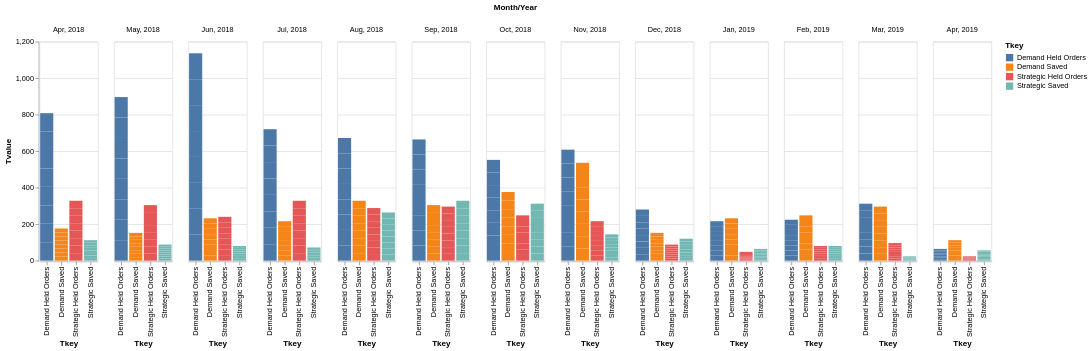

Express this chart as Vega-Lite.
### Vega-Lite specification from a JSON file in a GitHub repository (floating-point values rounded to 4 significant figures)
{"$schema": "https://vega.github.io/schema/vega-lite/v3.json", "data": {"values": [{"OrderByVar": "2018-04-01T04:00:00.000Z", "Month/Year": "Apr, 2018", "Demand Held Orders": 101, "Demand Saved": 22, "Strategic Held Orders": 41, "Strategic Saved": 14}, {"OrderByVar": "2018-05-01T04:00:00.000Z", "Month/Year": "May, 2018", "Demand Held Orders": 112, "Demand Saved": 19, "Strategic Held Orders": 38, "Strategic Saved": 11}, {"OrderByVar": "2018-06-01T04:00:00.000Z", "Month/Year": "Jun, 2018", "Demand Held Orders": 142, "Demand Saved": 29, "Strategic Held Orders": 30, "Strategic Saved": 10}, {"OrderByVar": "2018-07-01T04:00:00.000Z", "Month/Year": "Jul, 2018", "Demand Held Orders": 90, "Demand Saved": 27, "Strategic Held Orders": 41, "Strategic Saved": 9}, {"OrderByVar": "2018-08-01T04:00:00.000Z", "Month/Year": "Aug, 2018", "Demand Held Orders": 84, "Demand Saved": 41, "Strategic Held Orders": 36, "Strategic Saved": 33}, {"OrderByVar": "2018-09-01T04:00:00.000Z", "Month/Year": "Sep, 2018", "Demand Held Orders": 83, "Demand Saved": 38, "Strategic Held Orders": 37, "Strategic Saved": 41}, {"OrderByVar": "2018-10-01T04:00:00.000Z", "Month/Year": "Oct, 2018", "Demand Held Orders": 69, "Demand Saved": 47, "Strategic Held Orders": 31, "Strategic Saved": 39}, {"OrderByVar": "2018-11-01T04:00:00.000Z", "Month/Year": "Nov, 2018", "Demand Held Orders": 76, "Demand Saved": 67, "Strategic Held Orders": 27, "Strategic Saved": 18}, {"OrderByVar": "2018-12-01T05:00:00.000Z", "Month/Year": "Dec, 2018", "Demand Held Orders": 35, "Demand Saved": 19, "Strategic Held Orders": 11, "Strategic Saved": 15}, {"OrderByVar": "2019-01-01T05:00:00.000Z", "Month/Year": "Jan, 2019", "Demand Held Orders": 27, "Demand Saved": 29, "Strategic Held Orders": 6, "Strategic Saved": 8}, {"OrderByVar": "2019-02-01T05:00:00.000Z", "Month/Year": "Feb, 2019", "Demand Held Orders": 28, "Demand Saved": 31, "Strategic Held Orders": 10, "Strategic Saved": 10}, {"OrderByVar": "2019-03-01T05:00:00.000Z", "Month/Year": "Mar, 2019", "Demand Held Orders": 39, "Demand Saved": 37, "Strategic Held Orders": 12, "Strategic Saved": 3}, {"OrderByVar": "2019-04-01T04:00:00.000Z", "Month/Year": "Apr, 2019", "Demand Held Orders": 8, "Demand Saved": 14, "Strategic Held Orders": 3, "Strategic Saved": 7}]}, "transform": [{"fold": ["Demand Held Orders", "Strategic Held Orders", "Demand Saved", "Strategic Saved"], "as": ["Tkey", "Tvalue"]}, {"fold": ["Demand Held Orders", "Strategic Held Orders"], "as": ["Hkey", "Hvalue"]}, {"fold": ["Demand Saved", "Strategic Saved"], "as": ["Skey", "Svalue"]}, {"fold": ["Hkey", "Skey"], "as": ["Mkey", "Mvalue"]}, {"calculate": "if(indexof('datum.Tkey','Demand')>0,'D','S')", "as": "D_S"}, {"calculate": "if(indexof('datum.Tkey','Held')>0,'H','S')", "as": "H_S"}], "mark": {"type": "bar", "color": "#85A9C5"}, "encoding": {"column": {"field": "Month/Year", "type": "ordinal", "sort": {"field": "OrderByVar"}}, "x": {"field": "Tkey", "type": "ordinal"}, "y": {"field": "Tvalue", "type": "quantitative"}, "color": {"field": "Tkey", "type": "nominal"}}}
